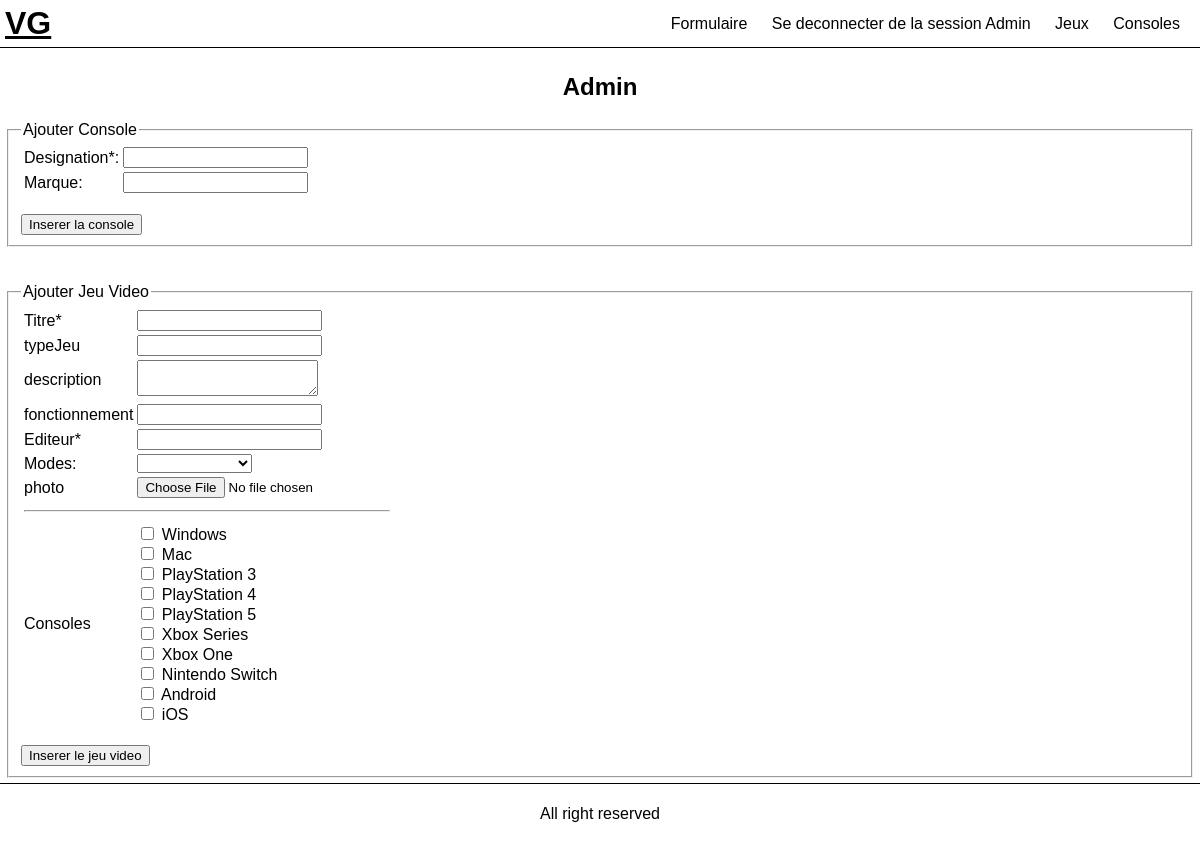
The page /site/admin.php on the database its author committed.
### tables this page shows
CREATE TABLE `console` (
  `id_console` int(10) UNSIGNED NOT NULL,
  `codeConsole` varchar(5) NOT NULL,
  `designation` varchar(20) NOT NULL,
  `marque` varchar(20) NOT NULL
);

### site/admin.php (the view, shortened to what this page needs)
<?php
include("inc.config.php");
$sqlc = "SELECT * FROM console";
$resultc = mysqli_query($conn, $sqlc);
include("inc.head.php");
?>
<h2>Admin</h2>
<section>
    <form action="" method="POST">
        <fieldset>
            <legend>Ajouter Console</legend>
            <table>
                <tr>
                    <td><label for="designation">Designation*:</label></td>
                    <td><input type="text" name="designation" id="designation" required></td>
                </tr>
                <tr>
                    <td><label for="marque">Marque:</label></td>
                    <td><input type="text" name="marque" id="marque"></td>
                </tr>
            </table>
            <br>
            <input type="submit" value="Inserer la console" name="console">
        </fieldset>
    </form>
</section>
<br>
<br>
<section>
    <form action="" method="POST" enctype="multipart/form-data">
        <fieldset>
            <legend>Ajouter Jeu Video</legend>
            <table>
                <tr>
                    <td><label for="titre">Titre*</label></td>
                    <td><input type="text" name="titre" id="titre" required></td>
                </tr>
                <tr>
                    <td><label for="typeJeu">typeJeu</label></td>
                    <td><input type="text" name="typeJeu" id="typeJeu"></td>
                </tr>
                <tr>
                    <td><label for="description">description</label></td>
                    <td><textarea name="description" id="description"></textarea></td>
                </tr>
                <tr>
                    <td><label for="fonctionnement">fonctionnement</label></td>
                    <td><input type="text" name="fonctionnement" id="fonctionnement"></td>
                </tr>
                <tr>
                    <td><label for="editeur">Editeur*</label></td>
                    <td><input type="text" name="editeur" id="editeur" required></td>
                </tr>
                <tr>
                    <td><label for="mode">Modes: </label></td>
                    <td>
                        <select name="mode" id="mode" required>
                            <option value="0"></option>
                            <option value="1">En ligne</option>
                        </select>
                    </td>
                </tr>
                <tr>
                    <td><label for="photo">photo</label></td>
                    <td><input type="file" name="photo" id="photo"></td>
                </tr>
                <tr>
                    <td colspan="2">
                        <hr>
                    </td>
                </tr>
                <tr>
                    <td><label>Consoles</label></td>
                    <td><?php
                        if (mysqli_num_rows($resultc) > 0) {
                            while ($rowc = mysqli_fetch_assoc($resultc)) {
                        ?>
                                <input type="checkbox" name="codeConsole[]" id='<?php echo $rowc["codeConsole"] ?>' value='<?php echo $rowc["codeConsole"] ?>'>
                                <label for='<?php echo $rowc["codeConsole"] ?>'><?php echo $rowc["designation"] ?></label><br>
                        <?php }
                        } ?>
                    </td>
                </tr>
            </table>
            <br>
            <input type="submit" value="Inserer le jeu video" name="jeuvideo">
        </fieldset>
    </form>
</section>
<?php
include("inc.footer.php");
?>

### rows shown on the page
console: designation "Windows"
console: designation "Mac"
console: designation "PlayStation 3"
console: designation "PlayStation 4"
console: designation "PlayStation 5"
console: designation "Xbox Series"
console: designation "Xbox One"
console: designation "Nintendo Switch"
console: designation "Android"
console: designation "iOS"
